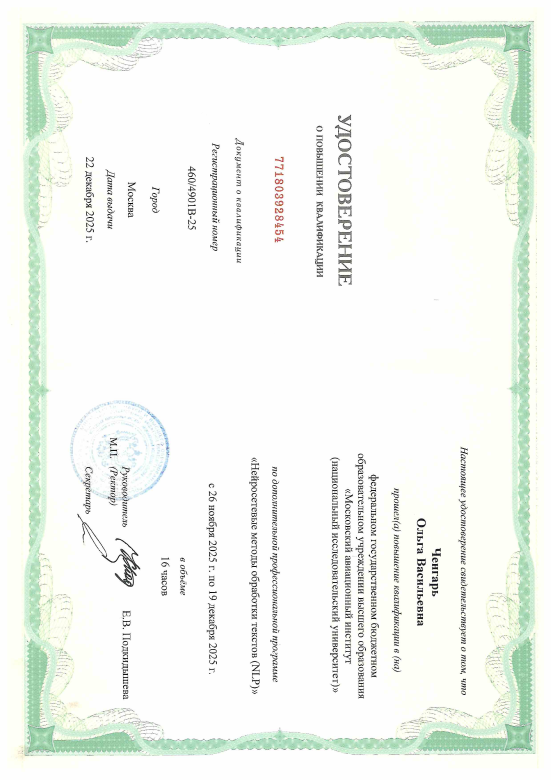
#> input picture OpenCV_proj/images/0.png, 1653 x 2338 px (shown at 1/3 size)
$ python cv.py
#> lines starting #> are read from the running program, lines starting #| are printed output that depends on the picture; after the words box and inside, x2 and y2 are one past the last pixel; in counts of white or black regions, pixels touching at a corner belong together
import cv2 as cv
import numpy as np
import json
from pathlib import Path
from pdf2image import convert_from_path
import platform
import shutil
b = 0

### создание точек назначения для трансформации (примерно лист а4)
destination_points = np.array([[0, 0], [297, 0], [0, 210], [297, 210]], dtype=np.float32)
### абсолютный путь на папку моего проекта чтобы иные модули не взрывались
parent_dir = Path(__file__).parent.absolute()

### переделка пдфайла в пнг
def pdf2png(path):
    pdf_path = str(path)

    poppler_path = parent_dir / "poppler" / "Library" / "bin"
    images_dir = parent_dir / "images"

    images = convert_from_path(pdf_path, poppler_path=poppler_path)

    ## переименование картинок в 1234...
    global b
    for i, image in enumerate(images, start=b):
        image.save(images_dir / f"{b}.png", "PNG")
        b += 1

def read(img_path, json_path, k):
    ## чтение картиночки
    img_output = cv.imread(img_path)
    if img_output is not None:
        h = int(img_output.shape[0] * k)
        w = int(img_output.shape[1] * k)
        img_output = cv.resize(img_output, (w, h))
    else: img_output = 0
    ## чтение джсона
    with open(json_path, "r") as file:
        data = json.load(file)

    point_data = []
    for i in data[4]['kp-1']:
        point_data.append(i)


    points = np.array([
        [point_data[0]['x'] / 100 * w, point_data[0]['y'] / 100 * h],
        [point_data[1]['x'] / 100 * w, point_data[1]['y'] / 100 * h],
        [point_data[2]['x'] / 100 * w, point_data[2]['y'] / 100 * h],
        [point_data[3]['x'] / 100 * w, point_data[3]['y'] / 100 * h]
    ], dtype=np.float32)
    return img_output, points


### трансформация изображения
def image_transform(target, k, points):
    ## получение матрицы перспективы из разметки и точек назначения
    mat = cv.getPerspectiveTransform(points, destination_points*k)
    ## вывод нужного изображения
    return cv.warpPerspective(target, mat, (297*k, 210*k))

### конвертация изображения в чёрно-белый
def grayscale(image):
    result = cv.cvtColor(image, cv.COLOR_BGR2GRAY)
    _, result = cv.threshold(result, 0, 255, cv.THRESH_BINARY+cv.THRESH_OTSU)
    return result

def preprocess(img_path="0.png", k=2):
    ### создание путей
    json_dir = parent_dir / "json/json_main.json"
    pdf_dir = parent_dir / "pdfs/0.pdf"
    image_dir = parent_dir / "images"
    ## вычисление количества изображений
    num = sum(1 for i in image_dir.iterdir() if i.suffix.lower() == ".png")

    ## проверка и переделка пдфов
    if pdf_dir.exists():
        for i in range(0, sum(1 for i in (parent_dir/"pdfs").iterdir() if i.suffix.lower() == ".pdf")):
            pdf_dir = parent_dir / f"pdfs/{i}.pdf"
            pdf2png(pdf_dir)


    if num == 0:
        return []

    output_arr = []
    # программа
    for i in range(num):
        ### создание пути вывода
        output_dir = parent_dir / f"processed_images/{i}.tiff"
        img_dir = parent_dir / "images" / f"{i}.png"

        ### обработка изображения
        img, points = read(str(img_dir), str(json_dir), k)
#> in read, img_output is the input picture: shape (2338, 1653, 3); mean B, G, R 241.3, 246.7, 242.5
#> (reads OpenCV_proj/json/json_main.json from the repository)
#> points = [[711.4, 807.5], [2455.2, 374.7], [713.4, 3979.6], [2641.6, 3362.5]]
        img = grayscale(img)
#> in grayscale, `result = cv.cvtColor(image, cv.COLOR_BGR2GRAY)`:
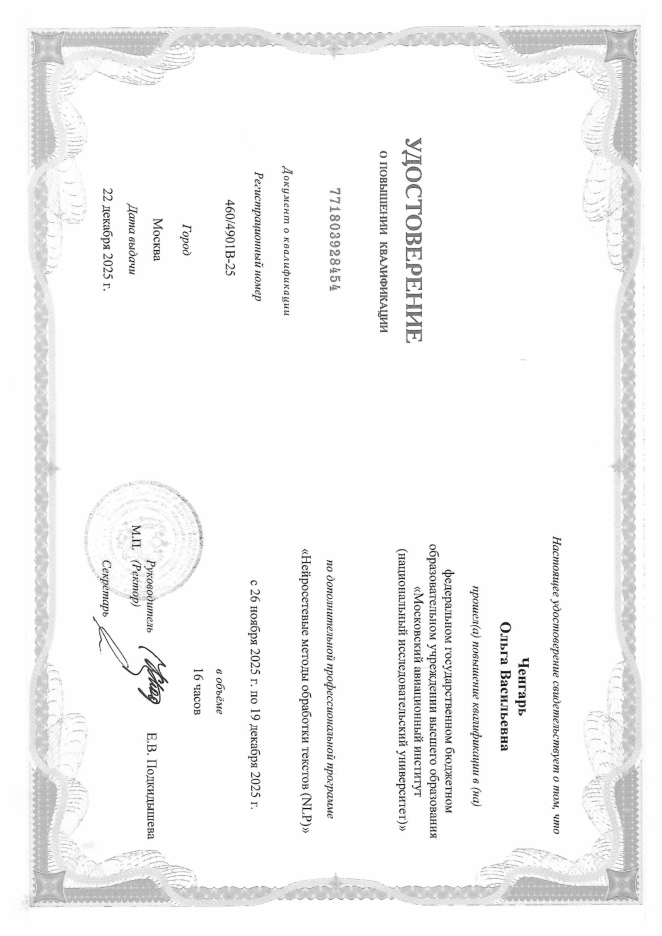
#> result: shape (4676, 3306) (shown at 1/5 size); min 0, max 255, mean 244.8
#> in grayscale, `_, result = cv.threshold(result, 0, 255, cv.THRESH_BINARY+cv.THRESH_OT..`:
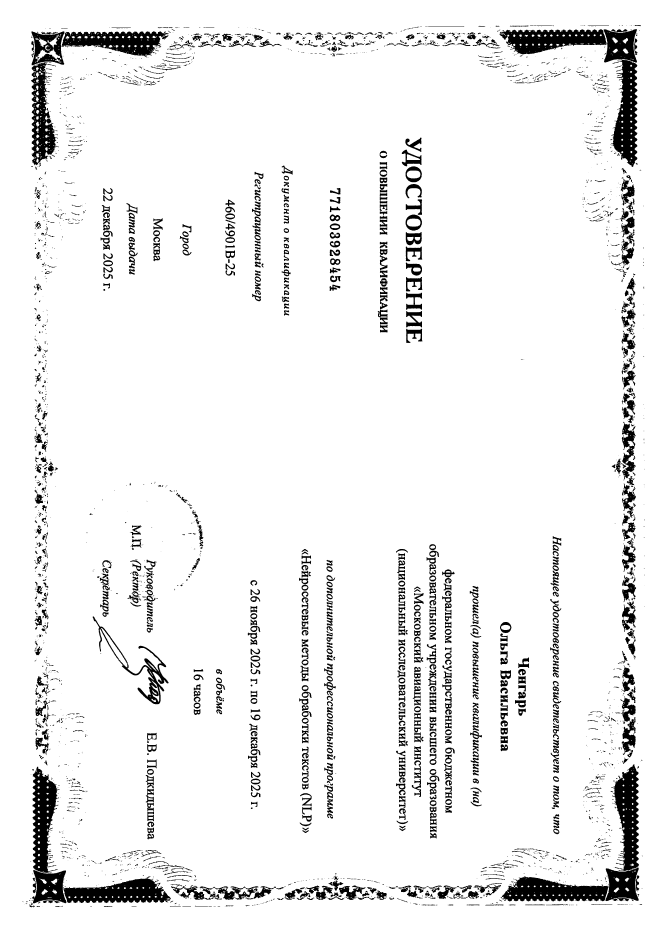
#> result: shape (4676, 3306) (shown at 1/5 size); 93.5% white; 3351 black regions (1660 under 20 px), largest, box (x1, y1, x2, y2) and area: (2509, 4381, 3042, 4507) 42522, (317, 4381, 855, 4516) 42232, (3056, 3821, 3195, 4355) 42189
        img = image_transform(img, k, points)
#> in image_transform, `mat = cv.getPerspectiveTransform(points, destination_points*k)`: mat = [[0.333, -0.000214, -236.9], [0.0372, 0.15, -147.4], [-1.42e-05, 3.55e-05, 1]]
#> in image_transform, `return cv.warpPerspective(target, mat, (297*k, 210*k))`:
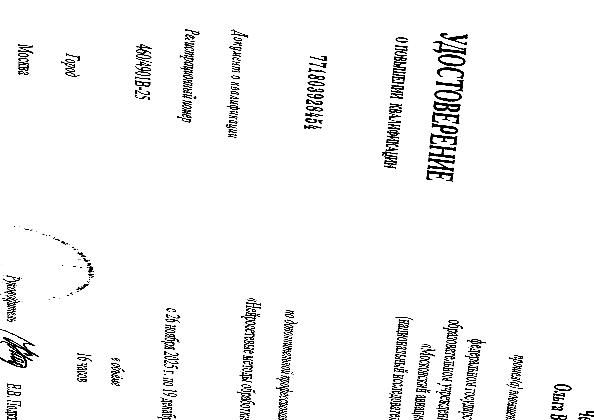
#> returned value: shape (420, 594); min 0, max 255, mean 244.7


        ### запись готового результата в файл
        cv.imwrite(output_dir, img)
        output_arr.append(str(output_dir))
        #cv.imshow("Result", img)
        #cv.waitKey(0)
    return output_arr

if __name__ == "__main__":
    preprocess()
